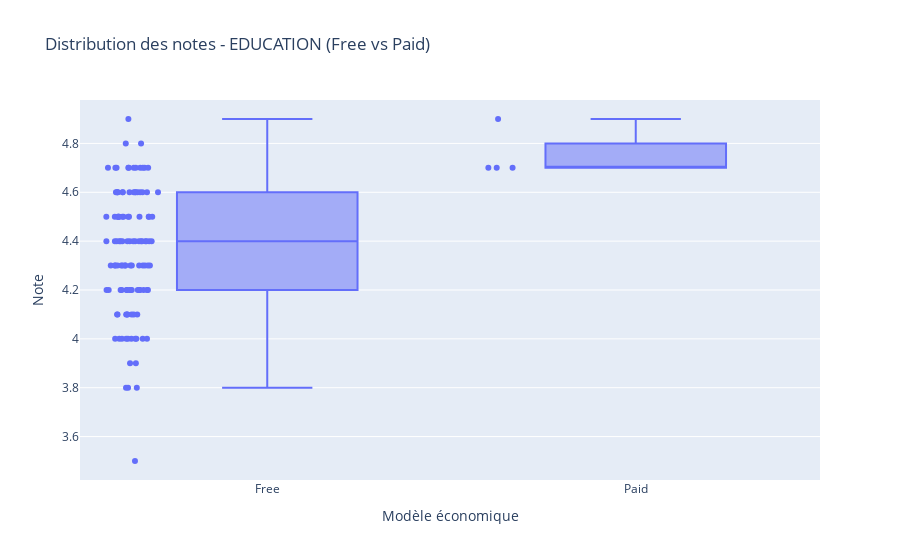

Write notebook code for a chart like this one.
### Markdown cell above
#### On trace la distribution des notes par modèle économique

### Code cell
fig = px.box(
    df_edu,
    x='Type',
    y='Rating',
    points='all', 
    title="Distribution des notes - EDUCATION (Free vs Paid)",
    labels={'Rating': 'Note', 'Type': 'Modèle économique'}
)
fig.show()

### Figure 1 — Plotly figure (JSON) as saved in the notebook; plotly's stock layout.template omitted (floating-point values rounded to 4 significant figures)
{"data": [{"alignmentgroup": "True", "boxpoints": "all", "hovertemplate": "Modèle économique=%{x}<br>Note=%{y}<extra></extra>", "legendgroup": "", "marker": {"color": "#636efa"}, "name": "", "notched": false, "offsetgroup": "", "orientation": "v", "showlegend": false, "type": "box", "x": ["Free", "Free", "Free", "Free", "Free", "Free", "Free", "Free", "Free", "Free", "Free", "Free", "Free", "Free", "Free", "Free", "Free", "Free", "Free", "Free", "Free", "Free", "Free", "Free", "Free", "Free", "Free", "Free", "Free", "Free", "Free", "Free", "Free", "Free", "Free", "Free", "Free", "Free", "Free", "Free", "Free", "Free", "Free", "Free", "Free", "Free", "Free", "Free", "Free", "Free", "Paid", "Free", "Free", "Free", "Free", "Free", "Free", "Free", "Free", "Paid", "Free", "Free", "Free", "Free", "Free", "Free", "Free", "Free", "Free", "Free", "Free", "Free", "Free", "Free", "Free", "Free", "Free", "Free", "Free", "Free", "Free", "Free", "Free", "Paid", "Free", "Free", "Free", "Free", "Free", "Free", "Free", "Free", "Free", "Free", "Free", "Free", "Free", "Free", "Free", "Free", "Free", "Free", "Free", "Free", "Free", "Free", "Free", "Free", "Free", "Free", "Free", "Free", "Paid", "Free", "Free", "Free", "Free", "Free"], "x0": " ", "xaxis": "x", "y": [4.5, 4.7, 4.5, 4.1, 4.6, 4.4, 4, 4.2, 4.6, 4.4, 4, 3.8, 4.6, 4.5, 4.6, 4.4, 4.6, 4.1, 4.4, 4.2, 4.2, 4.3, 4.2, 4.7, 4.7, 3.9, 4.2, 4.2, 4.4, 4.6, 4.3, 4.4, 4.4, 4.7, 4, 4.3, 4, 4.5, 4.3, 4.5, 4.8, 4.2, 4.4, 4.4, 4, 4.2, 4.6, 4.2, 4.2, 4.1, 4.7, 4.5, 4.4, 4.2, 4.6, 4.7, 4.3, 4, 4.7, 4.7, 4, 4.1, 4.4, 4, 3.8, 4, 4.4, 4.3, 4.8, 4.7, 4.7, 4, 4.6, 4.5, 4.5, 3.8, 4.2, 4.1, 4.2, 4.3, 4.3, 4.2, 4.6, 4.7, 4.4, 4.3, 4.3, 4.1, 4.5, 4.7, 4.6, 4.6, 4.4, 4.6, 4.5, 4.3, 4.4, 4.1, 4.3, 4.4, 4.3, 4.2, 4.7, 4.5, 3.5, 4.5, 4.6, 4.9, 4.1, 3.9, 4.3, 4.7, 4.9, 4.4, 4.5, 4.5, 4.6, 4.3], "y0": " ", "yaxis": "y"}], "layout": {"boxmode": "group", "legend": {"tracegroupgap": 0}, "title": {"text": "Distribution des notes - EDUCATION (Free vs Paid)"}, "xaxis": {"anchor": "y", "domain": [0, 1], "title": {"text": "Modèle économique"}}, "yaxis": {"anchor": "x", "domain": [0, 1], "title": {"text": "Note"}}}}
